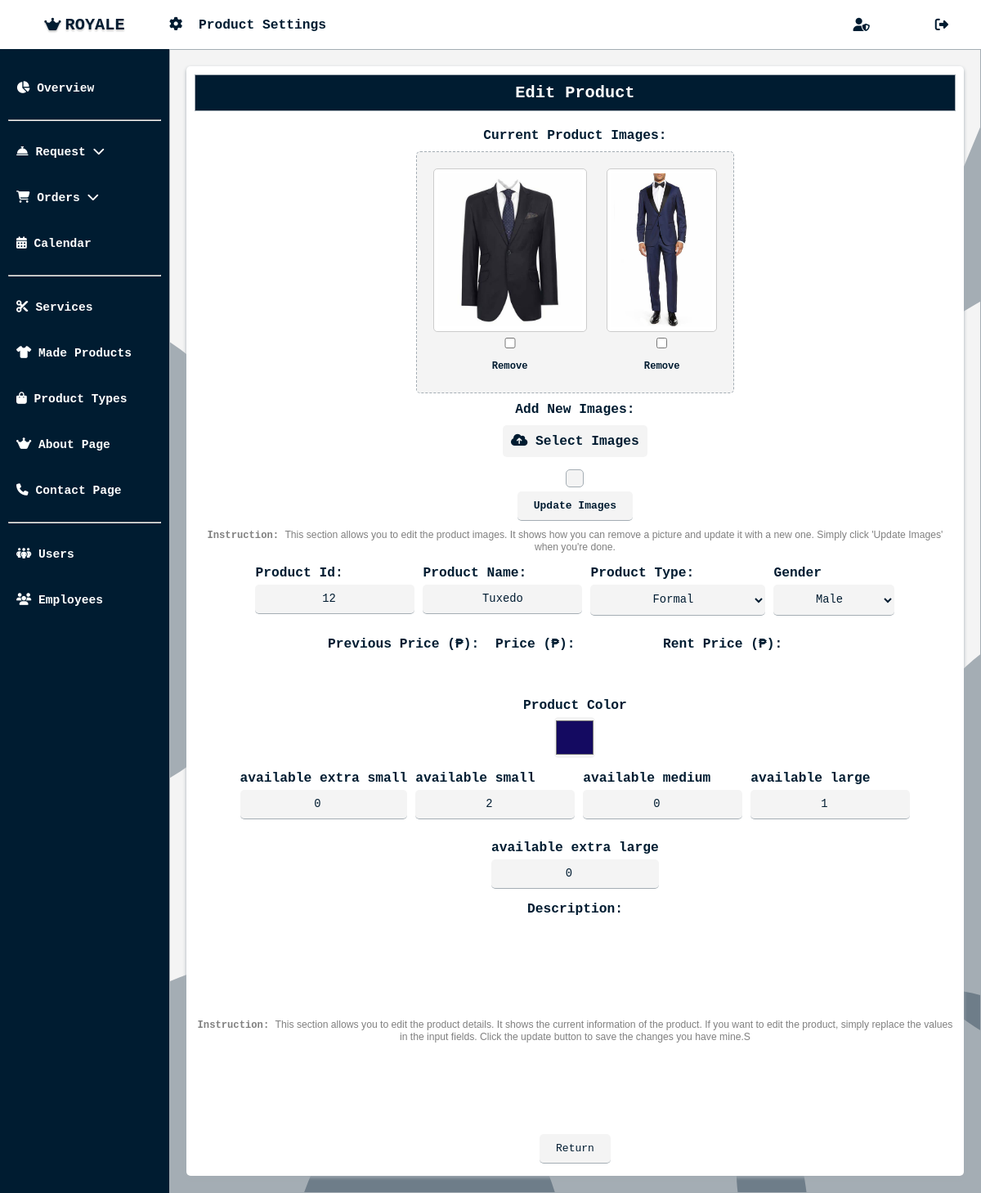
The app's page /admin/open_product.php?view_id=12, older data.
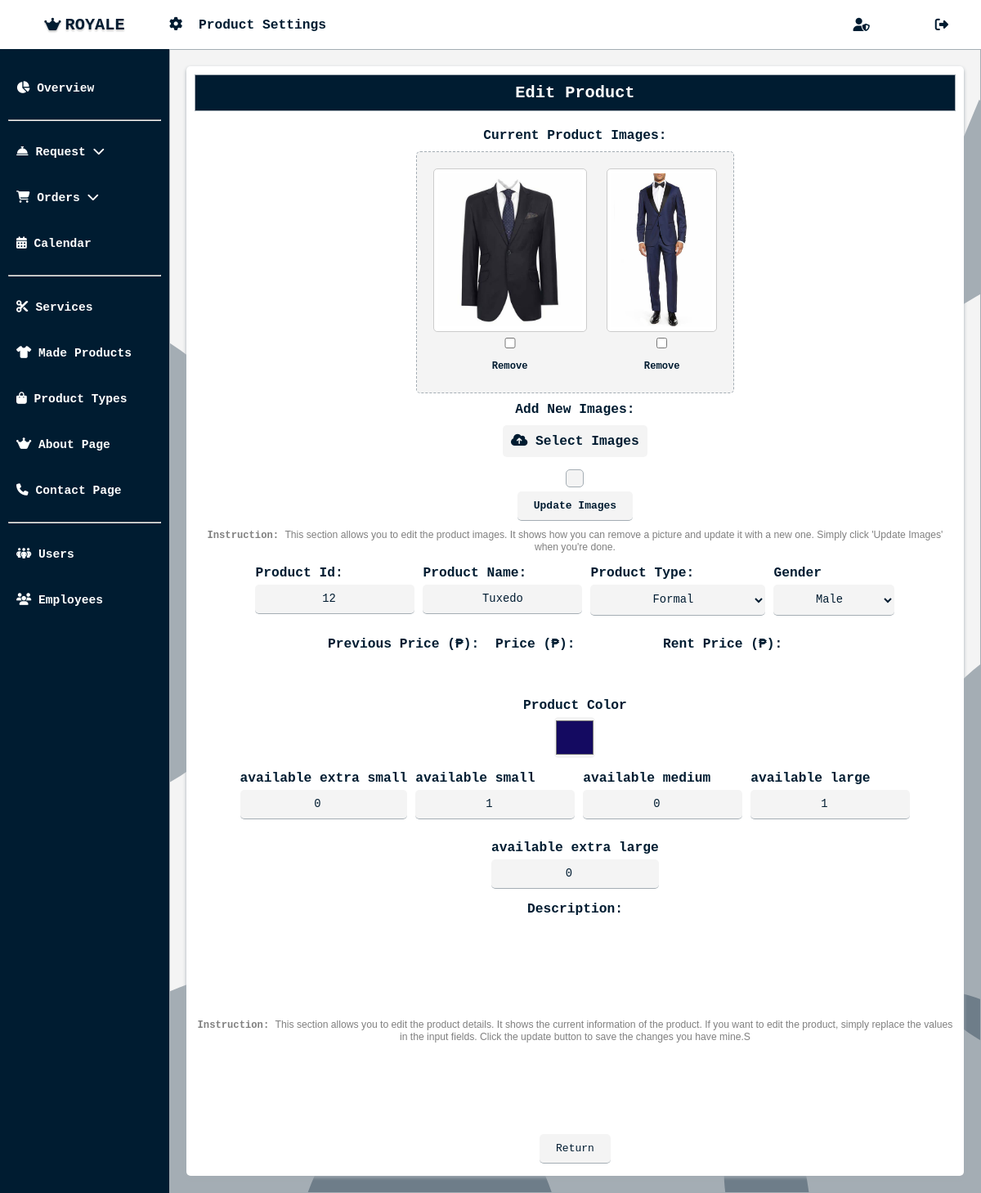
The same page, newer data.
### tables this page shows
CREATE TABLE `products` (
  `id` int(11) NOT NULL,
  `product_status` varchar(255) NOT NULL,
  `product_name` varchar(255) NOT NULL,
  `product_type` varchar(255) NOT NULL,
  `product_color` varchar(255) NOT NULL,
  `extra_small` int(255) NOT NULL,
  `small` int(255) NOT NULL,
  `medium` int(255) NOT NULL,
  `large` int(255) NOT NULL,
  `extra_large` int(255) NOT NULL,
  `gender` varchar(255) NOT NULL,
  `previous_price` bigint(255) NOT NULL,
  `price` bigint(255) NOT NULL,
  `rent_price` bigint(255) NOT NULL,
  `product_description` text NOT NULL,
  `photo` varchar(255) NOT NULL
);

### admin/open_product.php (the view, shortened to what the changed rows need)
<?php
require 'dbconnect.php';
$product_id = $_GET['view_id'];
$sql = "SELECT * FROM products WHERE id = ?";
$stmt = $conn->prepare($sql);
$stmt->bind_param('i', $product_id);
$stmt->execute();
$result = $stmt->get_result();
if ($result->num_rows > 0) {
    $product = $result->fetch_assoc();
} else {
    echo "Product not found.";
    exit();
}
?>
<!DOCTYPE html>
<html lang="en">
<head>
    <?php include 'important.php'; ?>
    <link rel="stylesheet" href="css/main.css?v=<?php echo time(); ?>">
    <link rel="stylesheet" href="css/all_dashboard.css?v=<?php echo time(); ?>">
</head>
<body class="<?php echo isset($_SESSION['admin_id']) ? 'admin-mode' : ''; ?>">
    <div class="overall-container">
        <main>
            <div class="content-container">
                <div class="content">
                    <div class="edit-product-container">
                        <h2>Edit Product</h2>
                        <form action="process_update_product_details.php" method="post">
                            <div class="info-container2">
                                <div class="info-container3">
                                    <label for="product_name">Product Name:</label>
                                    <input type="text" name="product_name" class="hidden"
                                        value="<?php echo htmlspecialchars($product['product_name']); ?>">
                                </div>
                                <div class="info-container3">
                                    <label for="">Gender</label>
                                    <select name="gender" class="custom-select hidden">
                                        <option value="male" <?php echo isset($product['gender']) && $product['gender'] === 'male' ? 'selected' : ''; ?>>Male</option>
                                    </select>
                                </div>
                            </div>
                            <div style="display:flex; flex-direction:column; align-items: center; width:100%">
                                <label for="" style="color:var(--text-color)">Product Color
                                </label>
                                <input type="color" name="product_color"
                                    style="height:50px; width:50px; padding:0; border:0; "
                                    value="<?php echo htmlspecialchars($product['product_color']); ?>">
                            </div>
                            <div class="info-container2">
                                <div class="info-container3">
                                    <label for="">available extra small </label>
                                    <input type="number" name="extra_small"
                                        value="<?php echo htmlspecialchars($product['extra_small']); ?>">
                                </div>
                                <div class="info-container3">
                                    <label for="">available small </label>
                                    <input type="number" name="small"
                                        value="<?php echo htmlspecialchars($product['small']); ?>">
                                </div>
                                <div class="info-container3">
                                    <label for="">available medium </label>
                                    <input type="number" name="medium"
                                        value="<?php echo htmlspecialchars($product['medium']); ?>">
                                </div>
                                <div class="info-container3">
                                    <label for="">available large </label>
                                    <input type="number" name="large"
                                        value="<?php echo htmlspecialchars($product['large']); ?>">
                                </div>
                                <div class="info-container3">
                                    <label for="">available extra large </label>
                                    <input type="number" name="extra_large"
                                        value="<?php echo htmlspecialchars($product['extra_large']); ?>">
                                </div>
                            </div>
                        </form>
                    </div>
                </div>
            </div>
        </main>
    </div>
</body>
</html>

Row changes from the older to the newer data that the page shows:
changed products "Tuxedo": small "2" → "1"
